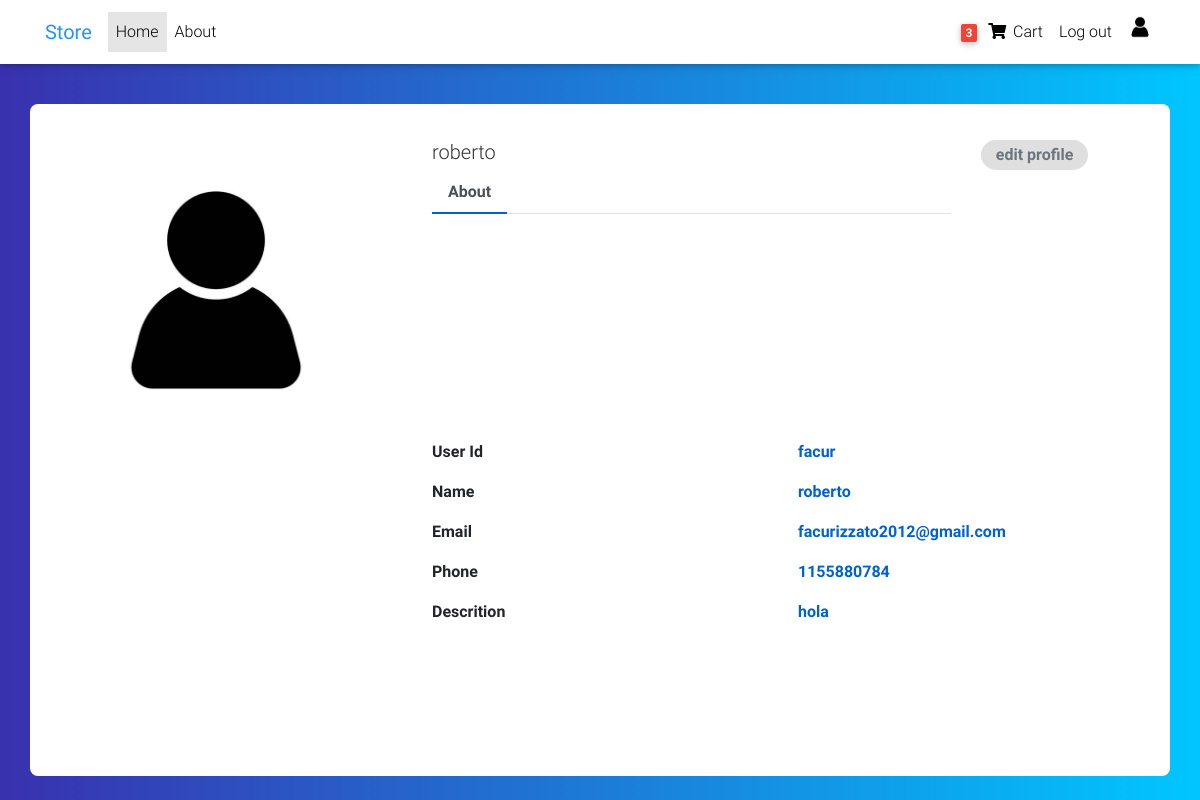
/profile/ (signed in), run on the app's committed database.
### product/models.py (models this page shows, shortened)
class Order(models.Model):
    user = models.ForeignKey(settings.AUTH_USER_MODEL, on_delete=models.CASCADE)
    items = models.ManyToManyField(OrderItem)
    start_date = models.DateTimeField(auto_now_add = True)
    ordered_date = models.DateTimeField()
    ordered = models.BooleanField(default=False)

class Profile(models.Model):
    username = models.ForeignKey(User, on_delete=models.CASCADE)
    user = models.CharField(max_length=100, null=True, blank=True)
    email = models.EmailField(null=True, blank=True)
    phone = models.DecimalField(decimal_places=0, max_digits=10, null=True, blank=True)
    description = models.CharField(max_length = 300, null= True, blank=True)
    image = models.ImageField(upload_to='profile/', blank=True, default='/uploads/profile/default.jpg', null=True)
    def get_profile_url(self):
        return reverse("product:edit_profile", kwargs={
            'username': self.username.username
        } )

### product/views.py (the view, shortened to what this page needs)
# urls.py: path('profile/', profile),
def profile(request):
    form = profile_edit_form
    profile1 = Profile.objects.all()
    profile2 = Profile.user
    image_form = request.POST.get("image")
    context = {
        'items': Item.objects.all(),
        'profile': Profile.objects.all(),
        'form': form,
        'image_form': image_form,
        }
    return render(request, 'profile.html', context)

### product/templatetags/cart_template_tag.py (called while the page is built)
@register.filter()
def cart_item_count(user):
    if user.is_authenticated:
        qs = Order.objects.filter(user = user, ordered = False)
        if qs.exists():
            return qs[0].items.count()
    return 0

### product/templates/profile.html (shortened to what this page needs)
{% extends 'base.html' %}
{% block content %}
<link href="/product/static/css/profile.css" rel="stylesheet" id="bootstrap-css">
<div class="container emp-profile">
            <form method="post">
                <div class="row">
                    <div class="col-md-4">
                        {% for items in profile %}
                        {% if items.username == user %}
                        <img style="width: 300px; height: 300px;" src="/uploads/profile/default.jpg" alt="not user image found"/>
                    </div>
                    <div class="col-md-6">
                        <div class="profile-head">
                                    <h5>
                                        {{ items.user }}
                                    </h5>
                            <ul class="nav nav-tabs" id="myTab" role="tablist">
                                <li class="nav-item">
                                    <a class="nav-link active" id="home-tab" data-toggle="tab" href="#home" role="tab" aria-controls="home" aria-selected="true">About</a>
                                </li>
                            </ul>
                        </div>
                        {% endif %}
                        {% endfor %}
                    </div>
                    <div class="col-md-2">
                        {% for items in profile %}
                        {% if items.username == user %}
                        <a href="{{ items.get_profile_url }}">
                            <p class="profile-edit-btn" style="background-color: rgb(223, 223, 223); text-align: center; ">edit profile</p>
                        </a>
                        {% endif %}
                        {% endfor %}
                    </div>
                </div>
                <div class="row">
                    <div class="col-md-4">
                    </div>
                    <div class="col-md-8"  style="margin-bottom: 100px;">
                        <div class="tab-content profile-tab" id="myTabContent">
                            <div class="tab-pane fade show active" id="home" role="tabpanel" aria-labelledby="home-tab">
                                        <div class="row">
                                            <div class="col-md-6">
                                                <label>User Id</label>
                                            </div>
                                            {% for items in profile %}
                                            {% if items.username == user %}
                                            <div class="col-md-6">
                                                <p>{{ items.username }}</p>
                                            </div>
                                            {% endif %}
                                            {% endfor %}
                                        </div>
                                        <div class="row">
                                            <div class="col-md-6">
                                                <label>Name</label>
                                            </div>
                                            {% for items in profile %}
                                            {% if items.username == user %}
                                            <div class="col-md-6">
                                                <p>{{ items.user }}</p>
                                            </div>
                                            {% endif %}
                                            {% endfor %}
                                        </div>
                                        <div class="row">
                                            <div class="col-md-6">
                                                <label>Email</label>
                                            </div>
                                            {% for items in profile %}
                                            {% if items.username == user %}
                                            <div class="col-md-6">
                                                <p>{{ items.email }}</p>
                                            </div>
                                            {% endif %}
                                            {% endfor %}
                                        </div>
                                        <div class="row">
                                            <div class="col-md-6">
                                                <label>Phone</label>
                                            </div>
                                            {% for items in profile %}
                                            {% if items.username == user %}
                                            <div class="col-md-6">
                                                <p>{{ items.phone }}</p>
                                            </div>
                                            {% endif %}
                                            {% endfor %}
                                        </div>
                                        <div class="row">
                                            <div class="col-md-6">
                                                <label>Descrition</label>
                                            </div>
                                            {% for items in profile %}
                                            {% if items.username == user %}
                                            <div class="col-md-6">
                                                <p>{{ items.description }}</p>
                                            </div>
                                            {% endif %}
                                            {% endfor %}
                                        </div>
                            </div>
                        </div>
                    </div>
                </div>
            </form>
        </div>
{% endblock %}

### product/templates/base.html (shortened to what this page needs)
{% load static %}
{% load cart_template_tag %}
{% load image_template_tag %}
<!DOCTYPE html>
<html lang="en">
  <head>
    <link
      rel="stylesheet"
      href="https://use.fontawesome.com/releases/v5.11.2/css/all.css"
    />
    <link href="{% static '/css/bootstrap.min.css' %}" rel="stylesheet" />
    <link href="{% static '/css/mdb.min.css' %}" rel="stylesheet" />
    <link href="{% static '/css/style.min.css' %}" rel="stylesheet" />
  </head>
  <nav
    class="navbar fixed-top navbar-expand-lg navbar-light white scrolling-navbar"
  >
    <div class="container">
      <a class="navbar-brand waves-effect" href="/">
        <strong class="blue-text">Store</strong>
      </a>
      <div class="collapse navbar-collapse" id="navbarSupportedContent">
        <ul class="navbar-nav mr-auto">
          <li class="nav-item active">
            <a class="nav-link waves-effect" href="/"
              >Home
            </a>
          </li>
          <li class="nav-item">
            <a class="nav-link waves-effect" href="/about">About</a>
          </li>
        </ul>
        <ul class="navbar-nav nav-flex-icons">
          <li class="nav-item">
            {% if user.is_authenticated %}
            <a class="nav-link waves-effect" href="/checkout">
              {% if request.user|cart_item_count > 0 %}
              <span class="badge red z-depth-1 mr-1">{{ request.user|cart_item_count }}</span>
              {% endif %}
              <i class="fas fa-shopping-cart"></i>
              <span class="clearfix d-none d-sm-inline-block"> Cart </span>
            </a>
            {% endif %}
          </li>
          {% if user.is_authenticated %}
          <li class="nav-item">
            <a class="nav-link waves-effect" href="/logout"
              >Log out
            </a>
          </li>
          <li class="nav-item">
            <a href="/profile" style="margin-top: 5px; margin-left: 5px;">
              <img src="/uploads/profile/default.jpg" alt="" style="border-radius: 50%; height: 30px; width: 30px;">
            </a>
          </li>
          {% endif %}
        </ul>
      </div>
    </div>
  </nav>
  <div class="mt-5" style="padding-top: 20px;">
  </div>
  {% block content %} {% endblock %}
</html>

### product/static/css/profile.css (style rules this page uses)
.emp-profile { padding: 3%; margin-top: 3%; margin-bottom: 3%; border-radius: 0.5rem; background: #fff; }
.profile-head h5 { color: #333; }
.profile-edit-btn { border: none; border-radius: 1.5rem; width: 70%; padding: 2%; font-weight: 600; color: #6c757d; cursor: pointer; }
.profile-head .nav-tabs { margin-bottom:5%; }
.profile-head .nav-tabs .nav-link { font-weight:600; border: none; }
.profile-head .nav-tabs .nav-link.active { border: none; border-bottom:2px solid #0062cc; }
.profile-tab label { font-weight: 600; }
.profile-tab p { font-weight: 600; color: #0062cc; }

### product/templates/base.html (style rules this page uses)
html, body, header, .carousel { height: 60vh; }

### data on the page
Profile: user "roberto", username "facur", email "facurizzato2012@gmail.com", phone "1155880784", description "hola"

### other printed values
{{ request.user|cart_item_count }} "3"
